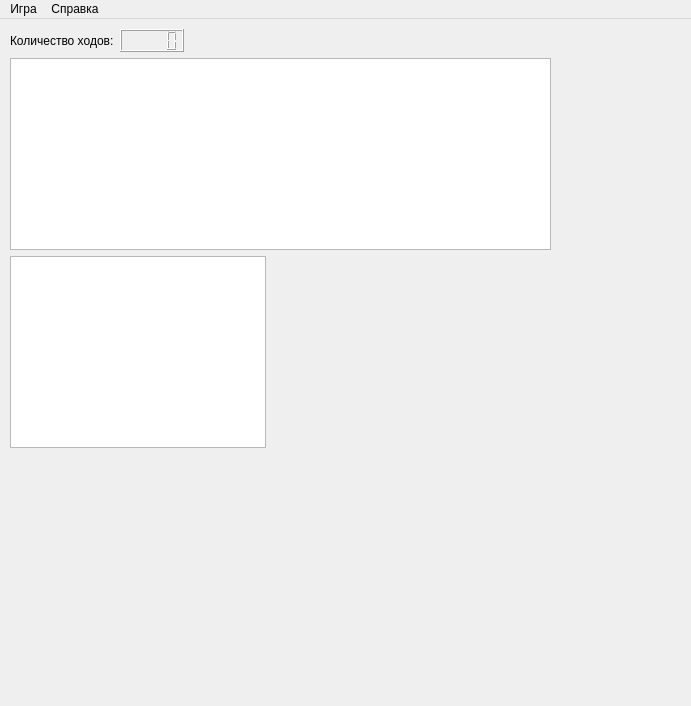
<?xml version="1.0" encoding="UTF-8"?>
<ui version="4.0">
 <class>MainWindow</class>
 <widget class="QMainWindow" name="MainWindow">
  <property name="geometry">
   <rect>
    <x>0</x>
    <y>0</y>
    <width>691</width>
    <height>706</height>
   </rect>
  </property>
  <property name="windowTitle">
   <string>MainWindow</string>
  </property>
  <property name="layoutDirection">
   <enum>Qt::LeftToRight</enum>
  </property>
  <widget class="QWidget" name="centralwidget">
   <widget class="QWidget" name="verticalLayoutWidget_2">
    <property name="geometry">
     <rect>
      <x>10</x>
      <y>10</y>
      <width>541</width>
      <height>501</height>
     </rect>
    </property>
    <layout class="QVBoxLayout" name="verticalLayout_2">
     <property name="spacing">
      <number>6</number>
     </property>
     <property name="sizeConstraint">
      <enum>QLayout::SetDefaultConstraint</enum>
     </property>
     <item>
      <layout class="QHBoxLayout" name="horizontalLayout">
       <item alignment="Qt::AlignLeft">
        <widget class="QLabel" name="label">
         <property name="text">
          <string>Количество ходов:</string>
         </property>
        </widget>
       </item>
       <item alignment="Qt::AlignLeft">
        <widget class="QLCDNumber" name="lcdNumber"/>
       </item>
       <item>
        <spacer name="horizontalSpacer">
         <property name="orientation">
          <enum>Qt::Horizontal</enum>
         </property>
         <property name="sizeHint" stdset="0">
          <size>
           <width>40</width>
           <height>20</height>
          </size>
         </property>
        </spacer>
       </item>
      </layout>
     </item>
     <item>
      <widget class="QTableView" name="gameFieldTableView">
       <property name="styleSheet">
        <string notr="true">QTableView { gridline-color: green; }</string>
       </property>
       <property name="frameShape">
        <enum>QFrame::StyledPanel</enum>
       </property>
       <property name="verticalScrollBarPolicy">
        <enum>Qt::ScrollBarAsNeeded</enum>
       </property>
       <property name="selectionMode">
        <enum>QAbstractItemView::NoSelection</enum>
       </property>
       <property name="showGrid">
        <bool>false</bool>
       </property>
       <attribute name="horizontalHeaderVisible">
        <bool>false</bool>
       </attribute>
       <attribute name="horizontalHeaderDefaultSectionSize">
        <number>30</number>
       </attribute>
       <attribute name="verticalHeaderVisible">
        <bool>false</bool>
       </attribute>
      </widget>
     </item>
     <item>
      <widget class="QTableView" name="tableView">
       <property name="sizePolicy">
        <sizepolicy hsizetype="Fixed" vsizetype="Fixed">
         <horstretch>0</horstretch>
         <verstretch>0</verstretch>
        </sizepolicy>
       </property>
       <property name="minimumSize">
        <size>
         <width>50</width>
         <height>50</height>
        </size>
       </property>
       <property name="selectionMode">
        <enum>QAbstractItemView::NoSelection</enum>
       </property>
       <attribute name="horizontalHeaderVisible">
        <bool>false</bool>
       </attribute>
       <attribute name="horizontalHeaderDefaultSectionSize">
        <number>50</number>
       </attribute>
       <attribute name="verticalHeaderVisible">
        <bool>false</bool>
       </attribute>
       <attribute name="verticalHeaderDefaultSectionSize">
        <number>50</number>
       </attribute>
      </widget>
     </item>
     <item>
      <spacer name="verticalSpacer">
       <property name="orientation">
        <enum>Qt::Vertical</enum>
       </property>
       <property name="sizeHint" stdset="0">
        <size>
         <width>20</width>
         <height>40</height>
        </size>
       </property>
      </spacer>
     </item>
    </layout>
   </widget>
  </widget>
  <widget class="QMenuBar" name="menubar">
   <property name="geometry">
    <rect>
     <x>0</x>
     <y>0</y>
     <width>691</width>
     <height>21</height>
    </rect>
   </property>
   <widget class="QMenu" name="menu">
    <property name="title">
     <string>Игра</string>
    </property>
    <addaction name="action"/>
    <addaction name="action_2"/>
    <addaction name="separator"/>
    <addaction name="action_5"/>
   </widget>
   <widget class="QMenu" name="menu_2">
    <property name="title">
     <string>Справка</string>
    </property>
    <addaction name="action_9"/>
    <addaction name="action_10"/>
   </widget>
   <addaction name="menu"/>
   <addaction name="menu_2"/>
  </widget>
  <action name="action">
   <property name="text">
    <string>&amp;Новая</string>
   </property>
  </action>
  <action name="action_2">
   <property name="text">
    <string>&amp;Параметры</string>
   </property>
  </action>
  <action name="action_3">
   <property name="text">
    <string>-</string>
   </property>
  </action>
  <action name="action_5">
   <property name="text">
    <string>&amp;Выход</string>
   </property>
  </action>
  <action name="action_6">
   <property name="text">
    <string>Об игре</string>
   </property>
  </action>
  <action name="action_7">
   <property name="text">
    <string>Об авторе</string>
   </property>
  </action>
  <action name="action_8">
   <property name="text">
    <string>Сложность</string>
   </property>
  </action>
  <action name="action_9">
   <property name="text">
    <string>Об игре</string>
   </property>
  </action>
  <action name="action_10">
   <property name="text">
    <string>Об авторе</string>
   </property>
  </action>
 </widget>
 <resources/>
 <connections/>
</ui>
